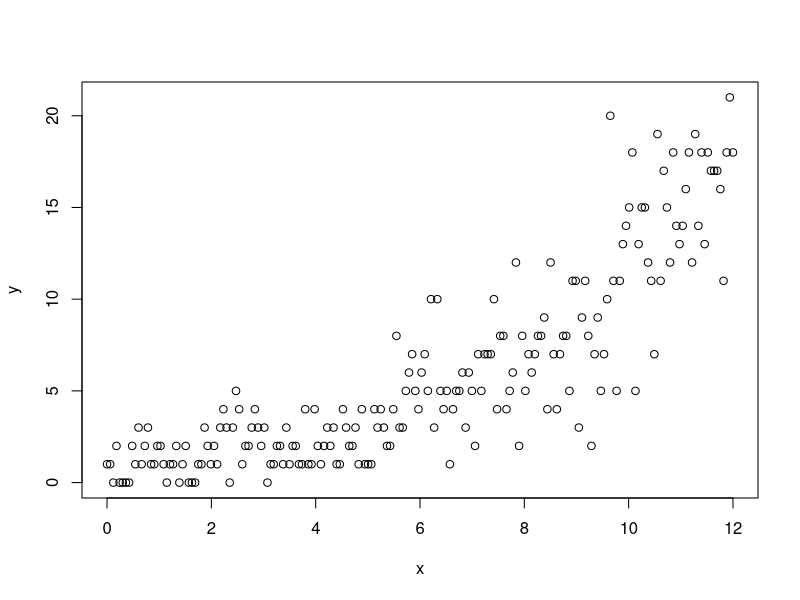
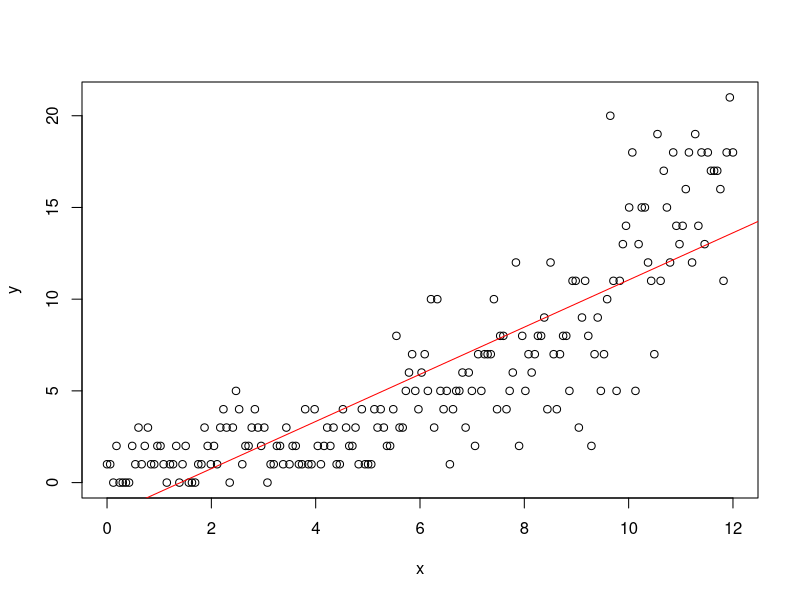
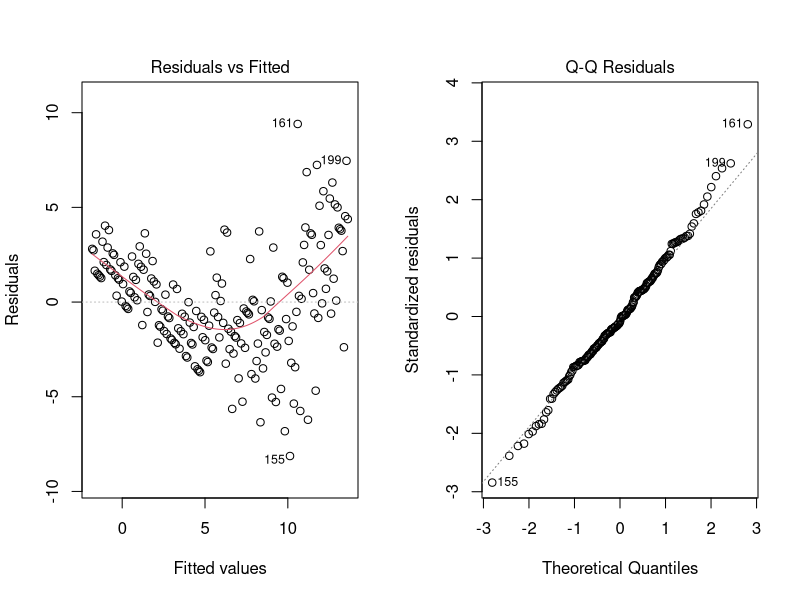
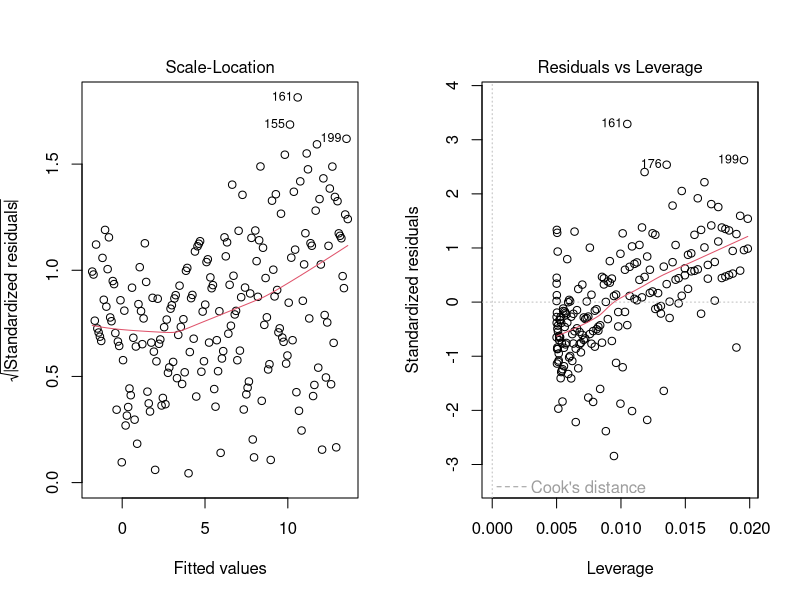
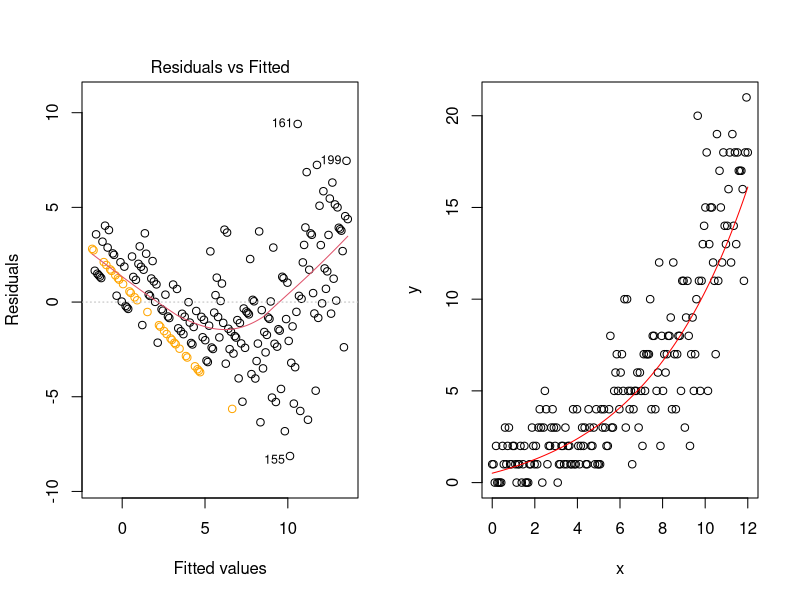
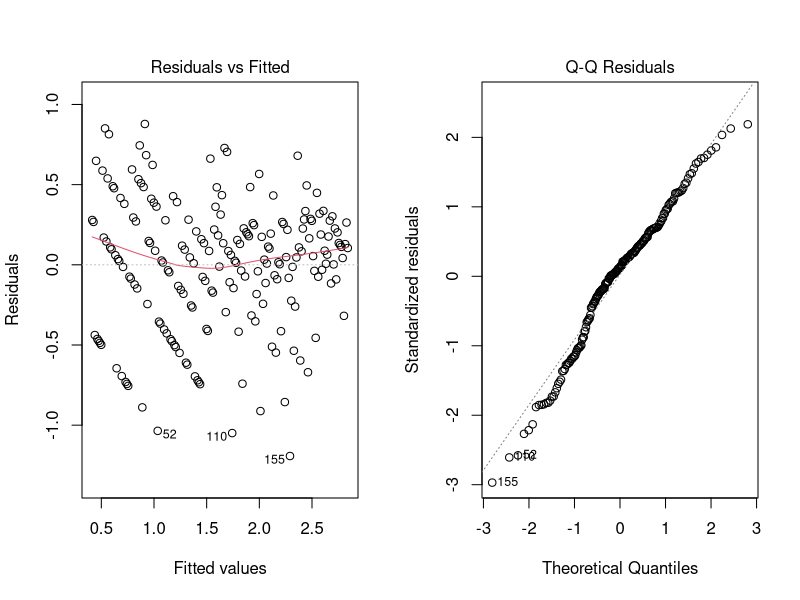
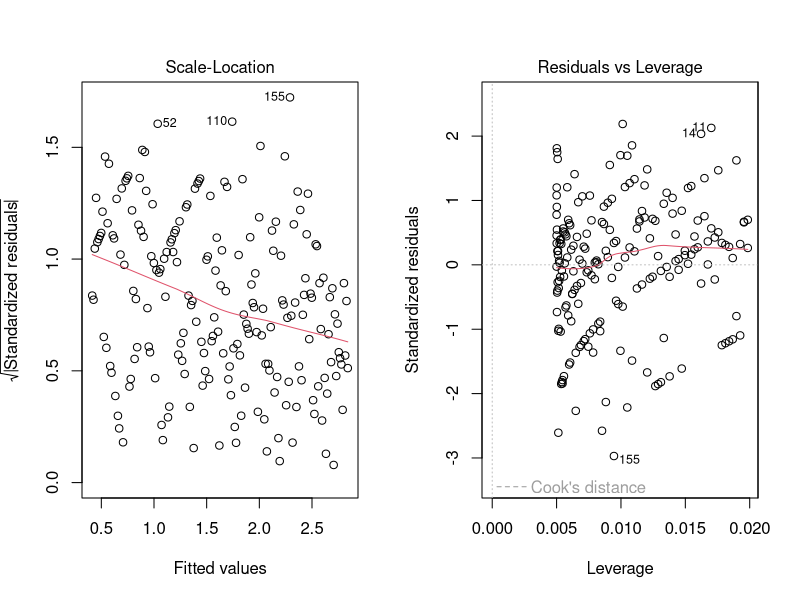
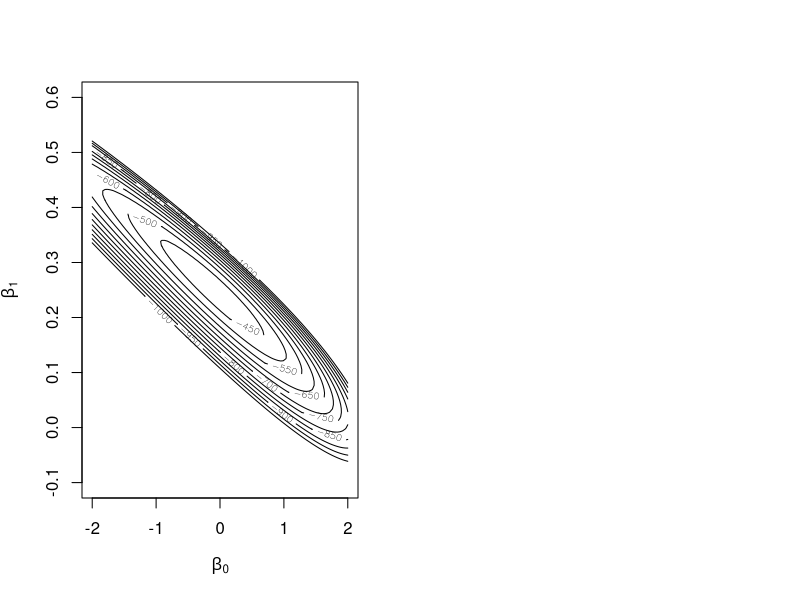

Write the R code that produced these figures, in order.
## ---- chunk 1
knitr::opts_chunk$set(echo = TRUE)
## ---- chunk 2
set.seed(56)
n <- 200
x <- seq(0, 12, length.out = n)
beta0 <- 0
beta1 <- 0.24
eta <- beta0 + beta1*x 
lambda <- exp( eta )
y <- rpois(n, lambda = lambda)
plot(x, y)
## ---- chunk 3
fit0 <- lm(y ~ x)
plot(x, y)
abline(fit0, col = "red")
## ---- chunk 4
par(mfrow = c(1,2))
plot(fit0)
## ---- chunk 5
ind <- y == 1 # which y == 1? Use for colour
plot(fit0, 1, col = c("black", "orange")[1 + ind] )
## ---- chunk 6
fit1 <- lm(log(1 + y) ~ x)
plot(x, y)
lines(x, exp(predict(fit1))-1, col = "red")
## ---- chunk 7
par(mfrow = c(1,2))
plot(fit1)
## ---- chunk 8
llk<-function(beta0, beta1, x, y){
  eta <- beta0 + beta1*x # linear predictor
  sum( dpois(y, lambda = exp(eta), log = TRUE) )
}

## ---- chunk 9
llk_fun <- function(beta0, beta1) llk(beta0,beta1, x, y)
llk_vec <- Vectorize(llk_fun)
beta0_seq <- seq(-2,2,length.out=100)
beta1_seq <- seq(-.1,.6,length.out=100)
llk_contour <- outer(beta0_seq,
                   beta1_seq,
                   FUN = "llk_vec" )
## ---- chunk 10
contour(beta0_seq,
        beta1_seq,
        llk_contour,
        levels = -c(1:20)*50,
        xlab = expression(beta[0]),
        ylab = expression(beta[1]))
## ---- chunk 11
par(mfrow = c(1,2))
plot(beta0_seq, llk_contour[50,])
abline(v = beta0, col = "red")
plot(beta1_seq, llk_contour[,50])
abline(v= beta1, col = "red")
## ---- chunk 12
llk_pois <- function(x) sum(dpois(y,
                                  lambda = x,
                                  log = TRUE ))
## ---- chunk 13
lambda <- 3
y <- rpois(n, lambda = lambda)
lambda_seq <- seq(.1,6, length.out = 1000)

llk_curve <- sapply(lambda_seq,
             FUN = llk_pois )

plot(lambda_seq,
     llk_curve,
     type= "l",
     xlab = expression(lambda),
     ylab="log lk")
## ---- chunk 14
taylor2 <- function(lambda0, x, y){

}
## ---- chunk 15
taylor2 <- function(lambda0, x, y){
  n <- length(y)
  llk_pois(lambda0) + 
    (sum(y)/lambda0 -n)*(x-lambda0) -
    0.5*sum(y)*((x-lambda0)/lambda0)^2 
}
## ---- chunk 16
plot(lambda_seq,llk_curve, type= "l",xlab="lambda",ylab="log lk")
lines(lambda_seq,
      taylor2(1,lambda_seq,y), col = "red")
## ---- chunk 17
newton_pt <- function(lambda0, y){

}
## ---- chunk 18
newton_pt <- function(lambda0, y){
  n<-length(y)
  lambda0 + (sum(y)/lambda0 - n)*lambda0^2/sum(y)
}
## ---- chunk 19
plot(lambda_seq, llk_curve,
     type = "l",
     xlab ="lambda",
     ylab ="log lk")
lines(lambda_seq,
      taylor2(1,lambda_seq,y),col="red")
abline(v = newton_pt(1,y),
       col="red",
       lty=2)
## ---- chunk 20
x0 <- 0.4

par(mfrow = c(2,3))
for(i in 1:6){
  plot(lambda_seq,
       llk_curve,
       type = "l",
       xlab = expression(lambda),
       ylab = "log lk")
  lines(lambda_seq,
        taylor2(x0, lambda_seq, y),
        col = i)
  x0 <- newton_pt(x0, y)
  abline(v = x0, col=i, lty=2)
}


## ---- chunk 21
grad_pois<-function(beta,X,y){
  lambda <- exp(X%*%beta)
  t(X)%*%(y - lambda)
}

hess_pois<-function(beta,X,y){
    lambda <- as.vector(exp(X%*%beta))
    -t(X)%*%diag(lambda)%*%X
}
## ---- chunk 22
n <- 50
x <- seq(0,1,length.out=n)
beta0 <- 0.5
beta1 <- 0.3
beta <- c(beta0, beta1)
X <- cbind(1,x)
eta <- X%*%beta
y <- rpois(n, lambda = exp(eta))
## ---- chunk 23
beta<-c(0, 1.5)
beta_store <- matrix(nrow=10,ncol=2)
for(i in 1:10){
  beta_store[i,]<- beta
  beta <- beta - solve(hess_pois(beta,X,y),
                      grad_pois(beta,X,y))
}
## ---- chunk 24
glm(y ~ x, family = "poisson") # R function for fitting GLM
## ---- chunk 25
llk_fun <- function(beta0,beta1) llk(beta0,beta1, x, y)
llk_vec <- Vectorize(llk_fun)
beta0_seq <- seq(-4,4,length.out=100)
beta1_seq <- seq(-2,2,length.out=100)
llk_contour <- outer(beta0_seq,
                     beta1_seq,
                     FUN = "llk_vec" )
contour(beta0_seq,
        beta1_seq,
        llk_contour,
        levels=seq(-130,-80,5),
        xlab = "beta0",
        ylab="beta1")
lines(beta_store[,1], beta_store[,2], col = "red")
points(beta_store[,1], beta_store[,2], col = "red")

## ---- chunk 26
n_sim <- 1000
beta_mle <- matrix(nrow=n_sim,ncol=2)
for(i in 1:n_sim){
  y <- rpois(n,lambda= exp(eta)) # make data
  fit_sim <- glm(y ~ x, family = poisson) # fit model
  beta_mle[i,] <- coef(fit_sim) # store coefs
}
## ---- chunk 27
par(mfrow=c(1,2))
hist(beta_mle[,1])
abline(v = 0.5, col = "red", lty = 2, lwd = 2)
hist(beta_mle[,2])
abline(v = 0.3, col = "red", lty = 2, lwd = 2)

## ---- chunk 28
par(mfrow=c(1,2))
qqnorm(beta_mle[,1])
qqnorm(beta_mle[,2])
